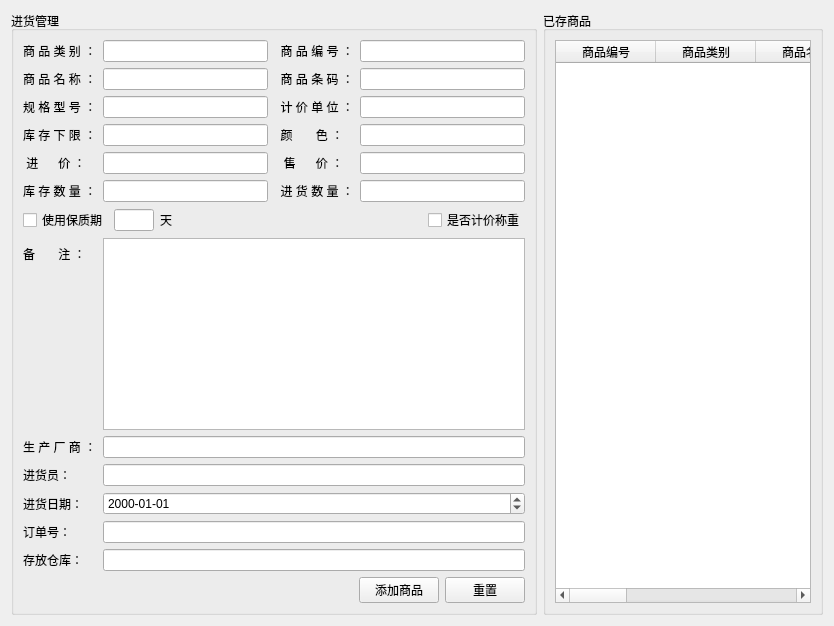
        <widget class="QWidget" name="page">
         <layout class="QVBoxLayout" name="verticalLayout_3">
          <item>
           <layout class="QHBoxLayout" name="horizontalLayout_3">
            <item>
             <widget class="QGroupBox" name="groupBoxPurchase">
              <property name="title">
               <string>进货管理</string>
              </property>
              <layout class="QVBoxLayout" name="verticalLayout_4">
               <item>
                <layout class="QVBoxLayout" name="verticalLayout_2">
                 <item>
                  <layout class="QGridLayout" name="gridLayout">
                   <item row="0" column="1">
                    <widget class="QLineEdit" name="lineEditMerchClass"/>
                   </item>
                   <item row="0" column="3">
                    <widget class="QLineEdit" name="lineEditMerchNum"/>
                   </item>
                   <item row="1" column="3">
                    <widget class="QLineEdit" name="lineEditMerchCode"/>
                   </item>
                   <item row="1" column="1">
                    <widget class="QLineEdit" name="lineEditMerchName"/>
                   </item>
                   <item row="2" column="3">
                    <widget class="QLineEdit" name="lineEditMerchCount"/>
                   </item>
                   <item row="3" column="1">
                    <widget class="QLineEdit" name="lineEditMerchCount_2"/>
                   </item>
                   <item row="2" column="1">
                    <widget class="QLineEdit" name="lineEditMerchPropert"/>
                   </item>
                   <item row="4" column="1">
                    <widget class="QLineEdit" name="lineEditMerchInPrice"/>
                   </item>
                   <item row="3" column="3">
                    <widget class="QLineEdit" name="lineEditMerchColor"/>
                   </item>
                   <item row="4" column="2">
                    <widget class="QLabel" name="label_13">
                     <property name="text">
                      <string>   售      价 ：</string>
                     </property>
                    </widget>
                   </item>
                   <item row="2" column="0">
                    <widget class="QLabel" name="label_8">
                     <property name="text">
                      <string>规 格 型 号 ：</string>
                     </property>
                    </widget>
                   </item>
                   <item row="2" column="2">
                    <widget class="QLabel" name="label_9">
                     <property name="text">
                      <string>  计 价 单 位 ：</string>
                     </property>
                    </widget>
                   </item>
                   <item row="3" column="0">
                    <widget class="QLabel" name="label_10">
                     <property name="text">
                      <string>库 存 下 限 ：</string>
                     </property>
                    </widget>
                   </item>
                   <item row="3" column="2">
                    <widget class="QLabel" name="label_11">
                     <property name="text">
                      <string>  颜       色 ：</string>
                     </property>
                    </widget>
                   </item>
                   <item row="4" column="0">
                    <widget class="QLabel" name="label_12">
                     <property name="text">
                      <string> 进      价 ：</string>
                     </property>
                    </widget>
                   </item>
                   <item row="0" column="2">
                    <widget class="QLabel" name="label_5">
                     <property name="text">
                      <string>  商 品 编 号 ：</string>
                     </property>
                    </widget>
                   </item>
                   <item row="0" column="0">
                    <widget class="QLabel" name="label_4">
                     <property name="text">
                      <string>商 品 类 别 ：</string>
                     </property>
                    </widget>
                   </item>
                   <item row="1" column="0">
                    <widget class="QLabel" name="label_6">
                     <property name="text">
                      <string>商 品 名 称 ：</string>
                     </property>
                    </widget>
                   </item>
                   <item row="1" column="2">
                    <widget class="QLabel" name="label_7">
                     <property name="text">
                      <string>  商 品 条 码 ：</string>
                     </property>
                    </widget>
                   </item>
                   <item row="4" column="3">
                    <widget class="QLineEdit" name="lineEditMerchSalePrice"/>
                   </item>
                   <item row="5" column="0">
                    <widget class="QLabel" name="label_14">
                     <property name="text">
                      <string>库 存 数 量 ：</string>
                     </property>
                    </widget>
                   </item>
                   <item row="5" column="1">
                    <widget class="QLineEdit" name="lineEditMerchStore"/>
                   </item>
                   <item row="5" column="2">
                    <widget class="QLabel" name="label_15">
                     <property name="text">
                      <string>  进 货 数 量 ：</string>
                     </property>
                    </widget>
                   </item>
                   <item row="5" column="3">
                    <widget class="QLineEdit" name="lineEditMerchPurchaseNum"/>
                   </item>
                  </layout>
                 </item>
                 <item>
                  <layout class="QHBoxLayout" name="horizontalLayout_19">
                   <item>
                    <widget class="QCheckBox" name="checkBoxGuarantee">
                     <property name="text">
                      <string>使用保质期</string>
                     </property>
                    </widget>
                   </item>
                   <item>
                    <widget class="QLineEdit" name="lineEditDays">
                     <property name="minimumSize">
                      <size>
                       <width>40</width>
                       <height>0</height>
                      </size>
                     </property>
                     <property name="maximumSize">
                      <size>
                       <width>40</width>
                       <height>16777215</height>
                      </size>
                     </property>
                    </widget>
                   </item>
                   <item>
                    <widget class="QLabel" name="label">
                     <property name="text">
                      <string>天                                                               </string>
                     </property>
                    </widget>
                   </item>
                   <item>
                    <spacer name="horizontalSpacer_2">
                     <property name="orientation">
                      <enum>Qt::Horizontal</enum>
                     </property>
                     <property name="sizeHint" stdset="0">
                      <size>
                       <width>40</width>
                       <height>20</height>
                      </size>
                     </property>
                    </spacer>
                   </item>
                   <item>
                    <widget class="QCheckBox" name="checkBoxCount">
                     <property name="text">
                      <string>是否计价称重</string>
                     </property>
                    </widget>
                   </item>
                  </layout>
                 </item>
                 <item>
                  <layout class="QFormLayout" name="formLayout_4">
                   <item row="0" column="0">
                    <widget class="QLabel" name="label_2">
                     <property name="text">
                      <string>备       注 ：</string>
                     </property>
                    </widget>
                   </item>
                   <item row="1" column="0">
                    <widget class="QLabel" name="label_3">
                     <property name="text">
                      <string>生 产 厂 商 ：</string>
                     </property>
                    </widget>
                   </item>
                   <item row="1" column="1">
                    <widget class="QLineEdit" name="lineEditManufature"/>
                   </item>
                   <item row="0" column="1">
                    <widget class="QPlainTextEdit" name="plainTextEditExtraInfo"/>
                   </item>
                   <item row="2" column="0">
                    <widget class="QLabel" name="label_23">
                     <property name="text">
                      <string>进货员：</string>
                     </property>
                    </widget>
                   </item>
                   <item row="2" column="1">
                    <widget class="QLineEdit" name="lineEditInStaff"/>
                   </item>
                   <item row="3" column="0">
                    <widget class="QLabel" name="label_24">
                     <property name="text">
                      <string>进货日期：</string>
                     </property>
                    </widget>
                   </item>
                   <item row="4" column="0">
                    <widget class="QLabel" name="label_25">
                     <property name="text">
                      <string>订单号：</string>
                     </property>
                    </widget>
                   </item>
                   <item row="4" column="1">
                    <widget class="QLineEdit" name="lineEditOrderNumber"/>
                   </item>
                   <item row="5" column="0">
                    <widget class="QLabel" name="label_26">
                     <property name="text">
                      <string>存放仓库：</string>
                     </property>
                    </widget>
                   </item>
                   <item row="5" column="1">
                    <widget class="QLineEdit" name="lineEditStoreNumber"/>
                   </item>
                   <item row="3" column="1">
                    <widget class="QDateEdit" name="dateEdit">
                     <property name="displayFormat">
                      <string>yyyy-MM-dd</string>
                     </property>
                    </widget>
                   </item>
                  </layout>
                 </item>
                 <item>
                  <layout class="QHBoxLayout" name="horizontalLayout_20">
                   <item>
                    <spacer name="horizontalSpacer">
                     <property name="orientation">
                      <enum>Qt::Horizontal</enum>
                     </property>
                     <property name="sizeHint" stdset="0">
                      <size>
                       <width>40</width>
                       <height>20</height>
                      </size>
                     </property>
                    </spacer>
                   </item>
                   <item>
                    <widget class="QPushButton" name="pushButtonPurchase">
                     <property name="text">
                      <string>添加商品</string>
                     </property>
                    </widget>
                   </item>
                   <item>
                    <widget class="QPushButton" name="pushButtonClear">
                     <property name="text">
                      <string>重置</string>
                     </property>
                    </widget>
                   </item>
                  </layout>
                 </item>
                </layout>
               </item>
              </layout>
             </widget>
            </item>
            <item>
             <widget class="QGroupBox" name="groupBox">
              <property name="title">
               <string>已存商品</string>
              </property>
              <layout class="QHBoxLayout" name="horizontalLayout">
               <item>
                <widget class="QTableWidget" name="tableWidget">
                 <property name="autoScroll">
                  <bool>true</bool>
                 </property>
                 <attribute name="horizontalHeaderStretchLastSection">
                  <bool>false</bool>
                 </attribute>
                 <column>
                  <property name="text">
                   <string>商品编号</string>
                  </property>
                 </column>
                 <column>
                  <property name="text">
                   <string>商品类别</string>
                  </property>
                 </column>
                 <column>
                  <property name="text">
                   <string>商品名称</string>
                  </property>
                 </column>
                 <column>
                  <property name="text">
                   <string>仓库号</string>
                  </property>
                 </column>
                 <column>
                  <property name="text">
                   <string>规格型号</string>
                  </property>
                 </column>
                 <column>
                  <property name="text">
                   <string>剩余库存</string>
                  </property>
                 </column>
                 <column>
                  <property name="text">
                   <string>颜     色</string>
                  </property>
                 </column>
                 <column>
                  <property name="text">
                   <string>单     位</string>
                  </property>
                 </column>
                </widget>
               </item>
              </layout>
             </widget>
            </item>
           </layout>
          </item>
         </layout>
        </widget>
